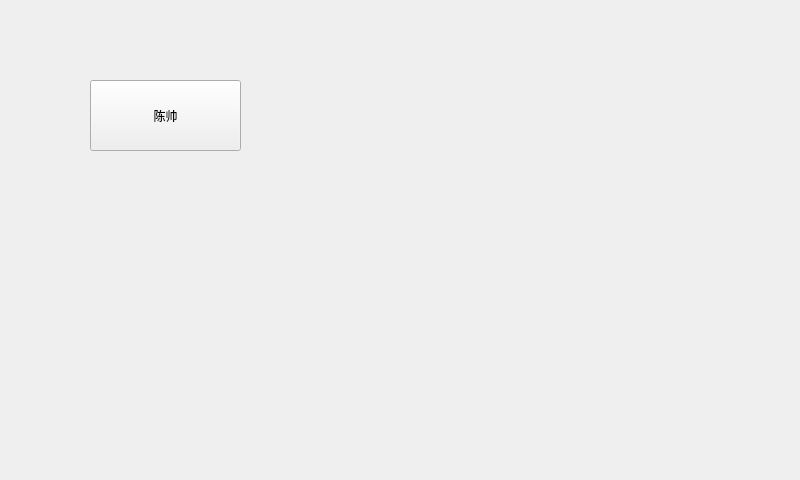
<?xml version="1.0" encoding="UTF-8"?>
<ui version="4.0">
 <class>Widget</class>
 <widget class="QWidget" name="Widget">
  <property name="geometry">
   <rect>
    <x>0</x>
    <y>0</y>
    <width>800</width>
    <height>480</height>
   </rect>
  </property>
  <property name="windowTitle">
   <string>Widget</string>
  </property>
  <widget class="QPushButton" name="pushButton">
   <property name="geometry">
    <rect>
     <x>90</x>
     <y>80</y>
     <width>151</width>
     <height>71</height>
    </rect>
   </property>
   <property name="text">
    <string>陈帅</string>
   </property>
  </widget>
 </widget>
 <layoutdefault spacing="6" margin="11"/>
 <resources/>
 <connections/>
</ui>
